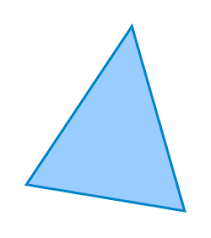
#> input picture contour & Shape Detection/download.png, 211 x 238 px, found by its file name
$ python contour_fun.py
#> lines starting #> are read from the running program, lines starting #| are printed output that depends on the picture; after the words box and inside, x2 and y2 are one past the last pixel; in counts of white or black regions, pixels touching at a corner belong together
import cv2

img =cv2.imread("contour & Shape Detection/download.png")
#> img is the input picture: shape (238, 211, 3); mean B, G, R 253.5, 238.2, 221.1
if img is None:
    print("image not found")
gray= cv2.cvtColor(img,cv2.COLOR_BGR2GRAY)
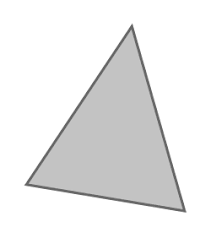
#> gray: shape (238, 211); min 98, max 255, mean 234.9
cv2.imshow("gray",gray)

_,thresh=cv2.threshold(gray,240,255,cv2.THRESH_BINARY)
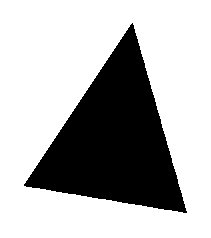
#> thresh: shape (238, 211); 70.3% white; 1 black region

# FIND CONTOURS

contours, heirarchy = cv2.findContours(thresh,cv2.RETR_TREE, cv2.CHAIN_APPROX_NONE)
#> contours = 2 contours; box (x1, y1, x2, y2) and area: (0, 0, 211, 238) 49770, (23, 22, 188, 214) 15154

cv2.drawContours(img,contours,-1,(0,255,0),3)
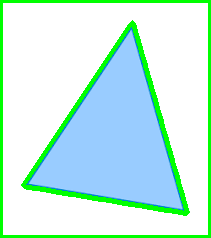
#> img: shape (238, 211, 3); 10.43% of pixels changed, all inside (x1, y1, x2, y2) = (0, 0, 211, 238)

cv2.imshow("Contours",img)

cv2.waitKey(0)
cv2.destroyAllWindows()
